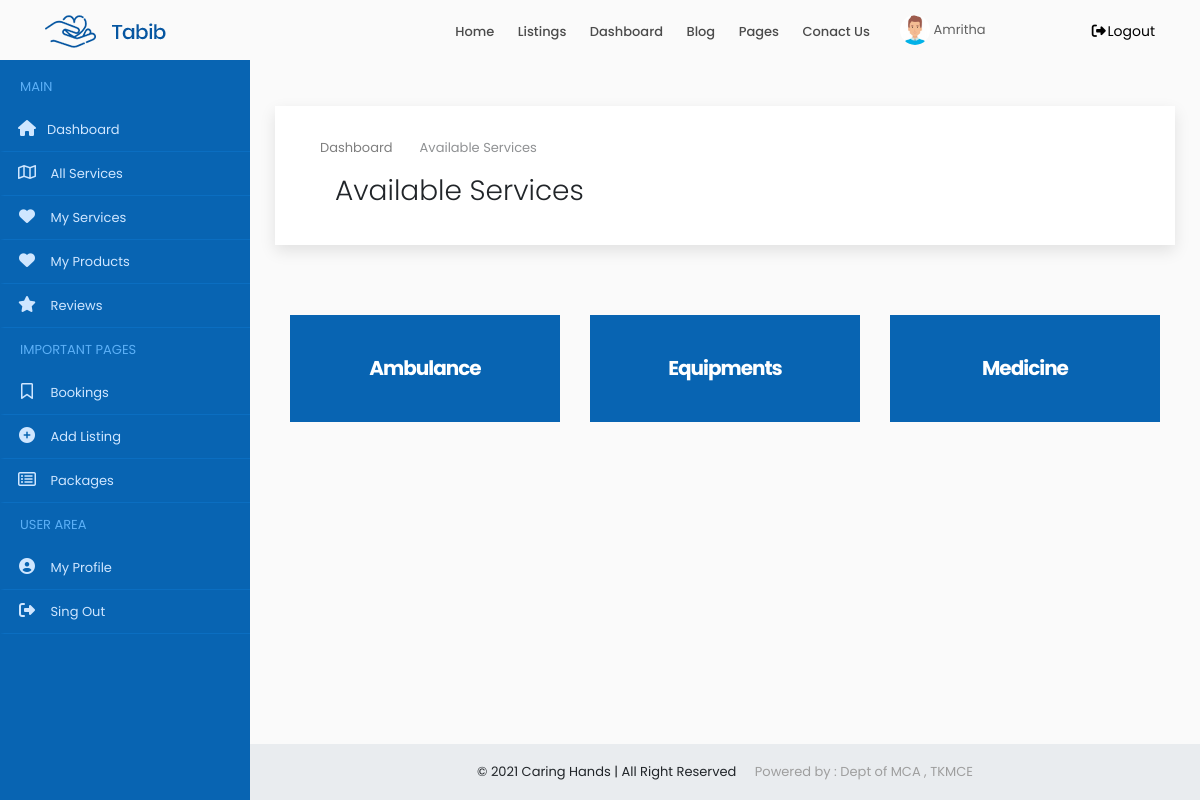
Screenshot of /provider/services/available/ (signed in) with the database file from the repository.
### accounts/models.py (models this page shows, shortened)
class Users(models.Model):
    user = models.ForeignKey(User,on_delete=models.CASCADE)
    name = models.CharField(max_length=150)
    email = models.EmailField(max_length=200,null=True, blank=True)
    organization = models.CharField(max_length=250,null=True, blank=True)
    mob = models.CharField(max_length=12)
    sex = models.CharField(max_length=10,choices=gender,default='Male')
    house = models.CharField(max_length=100,null=True, blank=True)
    street1 =models.CharField(max_length=100,null=True, blank=True)
    street2 =models.CharField(max_length=100,null=True, blank=True)
    city = models.CharField(max_length=100,null=True, blank=True)
    district = models.CharField(max_length=100,null=True, blank=True)
    state = models.CharField(max_length=100,null=True,choices=states, blank=True)
    pin = models.CharField(max_length=100,null=True,blank=True)
    age = models.IntegerField(null=True, blank=True)
    type = models.CharField(max_length=20,choices=user_type)
    approval = models.CharField(max_length=20,choices=approval_choices,default='Pending')
    document = models.FileField(upload_to='documents',null=True, blank=True)
    profile_picture = models.FileField(upload_to='dp',default='assets/img/user3.png')

class Service(models.Model):
    category = models.CharField(max_length=250)
    providers = models.IntegerField(null=True, blank=True)
    users = models.IntegerField(null=True, blank=True)
    def __str__(self):
        return self.category

### accounts/views.py (the view)
# urls.py: path('provider/services/available/',AvailableServices.as_view(), name='available_services'),
class AvailableServices(View):
    def get(self, request):
        x = ProviderCheck(request)
        if x == True:
            user = request.user
            account = Users.objects.get(user=user)
            name = []
            provider_service = ProviderService.objects.filter(user=account)
            for i in provider_service:
                name.append(i.service)
            services = Service.objects.exclude(category__in=name)
            print(services)
            context = {'account': account, 'services': services}
            return render(request,'provider/available_services.html',context)
        else:
            return redirect('home')

### accounts/functions.py (called while the page is built)
def ProviderCheck(request):
    user = request.user
    if user.is_authenticated:
        try:
            u = Users.objects.get(user=user)
            if u.type == 'service_provider':
                return (True)
            else:
                return (False)
        except:
            return (False)
    else:
        return (False)

### accounts/templates/provider/available_services.html (shortened to what this page needs)
{% extends 'common/dashboard_main.html' %}
{% load static %}
{% block content %}
{% include 'common/header.html' %}
{% include 'provider/sidenav.html' %}
<div class="content-wrapper">
<div class="container-fluid overflow-hidden">
    <div class="row margin-tb-90px margin-lr-10px sm-mrl-0px">
        <div id="page-title" class="padding-30px background-white full-width box-shadow">
            <div class="container">
                <ol class="breadcrumb opacity-5">
                    <li><a href="{% url 'home' %}">Dashboard</a></li>
                    <li class="active">Available Services</li>
                </ol>
                <div class="container-fluid">
                    <div class="row">
                        <div class="col-6">
                            <h1 class="font-weight-300">Available Services</h1>
                        </div>
                        <div class="col-6">
                        </div>
                    </div>
                </div>
            </div>
        </div>
        <div class="container-fluid">
            <div class="row" style="margin-top:40px">
                {% for i in services %}
                <div class="col-lg-4 col-md-4  col-sm-6 sm-mb-40px wow fadeInUp" data-wow-delay="0.2s" style="visibility: visible; animation-delay: 0.2s; animation-name: fadeInUp;margin-top: 30px;">
                    <a href="#" data-toggle="modal" data-target="#addservice_{{i.id}}">
                        <div class="pricing hover-effect">
                            <div class="pricing-head text-center">
                                <h3 class="font-weight-700 padding-40px background-main-color margin-0px text-white">
                                    <span class=" z-index-2 position-relative d-block">{{i.category|title}}
                                    </span>
                                </h3>
                            </div>
                        </div>
                    </a>
                </div>
                {% empty %}
                <div class="alert alert-danger  margin-bottom-35px border-radius-10 padding-30px">
                    <strong>OOPS!</strong> No Services found
                    <hr>
                    <p class="margin-0px">Add new services to be listed out over here.</p>
                </div>
                {% endfor %}
            </div>
        </div>
    </div>
</div>
{% include 'common/small_footer.html' %}
</div>
{% endblock %}

### accounts/templates/common/header.html (shortened to what this page needs)
{% load static %}
<header>
    <div id="fixed-header-dark" class="header-output fixed-header">
        <div class="container header-in">
            <div class="row">
                <div class="col-lg-2 col-md-12">
                    <a id="logo" href="{% url 'index' %}" class="d-inline-block margin-tb-15px"><img
                            src="{% static 'assets/img/logo-1.png' %}" alt=""></a>
                </div>
                <div class="col-lg-7 col-md-12 position-inherit">
                    <ul id="menu-main" class="nav-menu float-lg-right link-padding-tb-20px">
                        <li><a href="{% url 'index' %}">Home</a>
                        </li>
                        <li class="has-dropdown"><a href="#">Listings</a>
                        </li>
                        <li class="has-dropdown"><a href="#">Dashboard</a>
                        </li>
                        <li class="has-dropdown"><a href="#">Blog</a>
                        </li>
                        <li class="has-dropdown"><a href="#">Pages</a>
                        </li>
                        <li><a href="page-contact-us.html">Conact Us</a></li>
                    </ul>
                </div>
                <div class="col-lg-3 col-md-12">
                    {% if request.user.is_authenticated %}
                    <a href="{% url 'home' %}" class="margin-top-15px d-inline-block text-grey-3 margin-right-15px"><img src="{{account.profile_picture.url}}" class="height-30px border-radius-30" alt=""> {{account.name|title}}</a>
                    <a href="{% url 'logout' %}" class="margin-tb-20px d-inline-block text-up-small float-left float-lg-right" data-toggle="modal" data-target="#exampleModal"><i class="fa fa-fw fa-sign-out-alt"></i>Logout</a>
                    {% else %}
                    <a href="{% url 'login' %}" class="margin-tb-20px d-inline-block text-up-small float-left float-lg-right"><i class="far fa-user"></i> Login</a>
                    {% endif %}
                </div>
            </div>
        </div>
    </div>
</header>

### static/assets/css/colors/main.css (style rules this page uses)
.background-main-color { background-color: #0864b2; }

### static/assets/css/sb-admin.css (style rules this page uses)
html { position: relative; min-height: 100%; }
body { overflow-x: hidden; }
.content-wrapper { min-height: calc(100vh - 56px); padding-top: 1rem; }
.content-wrapper { overflow-x: hidden; }
@media (min-width: 992px) { .content-wrapper { margin-left: 250px; } }

### rows the page displays
Users: profile_picture (picture), name "Amritha"
Service: category "Ambulance"
Service: category "Equipments"
Service: category "Medicine"
